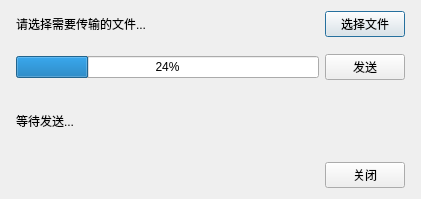
<?xml version="1.0" encoding="UTF-8"?>
<ui version="4.0">
 <class>TCPFileSenderDialog</class>
 <widget class="QDialog" name="TCPFileSenderDialog">
  <property name="geometry">
   <rect>
    <x>0</x>
    <y>0</y>
    <width>421</width>
    <height>199</height>
   </rect>
  </property>
  <property name="windowTitle">
   <string>TCPFileSenderDialog</string>
  </property>
  <layout class="QGridLayout" name="gridLayout">
   <item row="0" column="0">
    <layout class="QVBoxLayout" name="verticalLayout" stretch="1,1,1,1">
     <property name="spacing">
      <number>17</number>
     </property>
     <property name="leftMargin">
      <number>5</number>
     </property>
     <property name="rightMargin">
      <number>5</number>
     </property>
     <item>
      <layout class="QHBoxLayout" name="horizontalLayout" stretch="1,0">
       <item>
        <widget class="QLabel" name="fileNameLb">
         <property name="text">
          <string>请选择需要传输的文件...</string>
         </property>
        </widget>
       </item>
       <item>
        <widget class="QPushButton" name="selectFileBtn">
         <property name="text">
          <string>选择文件</string>
         </property>
        </widget>
       </item>
      </layout>
     </item>
     <item>
      <layout class="QHBoxLayout" name="horizontalLayout_2" stretch="1,0">
       <item>
        <widget class="QProgressBar" name="progressBar">
         <property name="value">
          <number>24</number>
         </property>
        </widget>
       </item>
       <item>
        <widget class="QPushButton" name="sendBtn">
         <property name="text">
          <string>发送</string>
         </property>
        </widget>
       </item>
      </layout>
     </item>
     <item>
      <widget class="QLabel" name="statusLb">
       <property name="text">
        <string>等待发送...</string>
       </property>
      </widget>
     </item>
     <item>
      <layout class="QHBoxLayout" name="horizontalLayout_3" stretch="1,0">
       <item>
        <spacer name="horizontalSpacer">
         <property name="orientation">
          <enum>Qt::Horizontal</enum>
         </property>
         <property name="sizeHint" stdset="0">
          <size>
           <width>40</width>
           <height>20</height>
          </size>
         </property>
        </spacer>
       </item>
       <item>
        <widget class="QPushButton" name="closeBtn">
         <property name="text">
          <string>关闭</string>
         </property>
        </widget>
       </item>
      </layout>
     </item>
    </layout>
   </item>
  </layout>
 </widget>
 <layoutdefault spacing="6" margin="11"/>
 <resources/>
 <connections/>
</ui>
